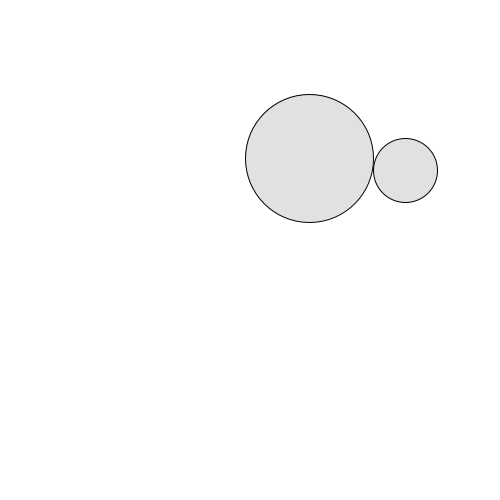
Frame 1 (no input)
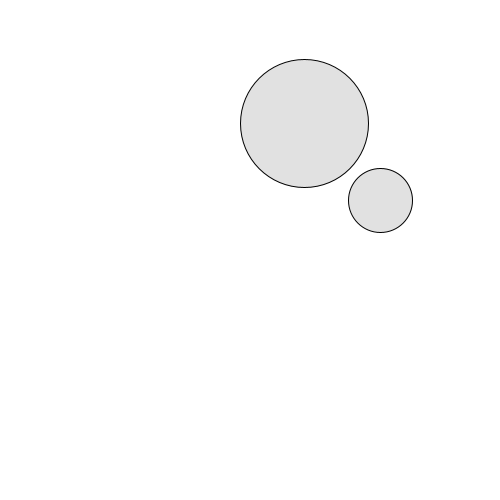
Frame 60 (the mouse pressed at the canvas centre just before this capture)
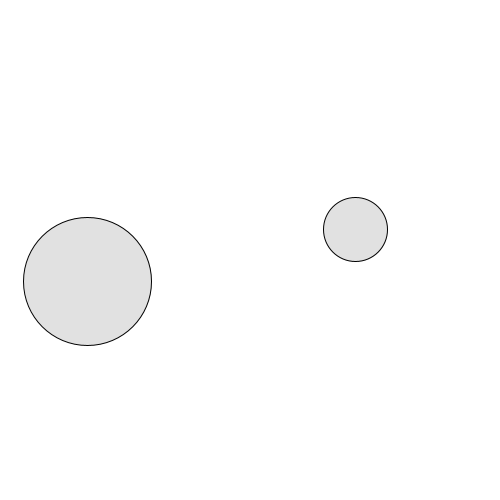
Frame 120 (the mouse held since frame 60 and released just before this capture)

The Processing sketch that drew these frames (run headless with seeded random() and noise(); from frame 60 on, the mouse is pressed at the canvas centre):

// Processing sketch: Ex_move_circle1
// ── Ex_move_circle1.pde
class Ball{
  float r,x,y,xspeed,yspeed;
  color c;
  Ball(float r){
    this.r = r;
    this.x = random(this.r,width-this.r);
    this.y = random(this.r,height-this.r);
    this.xspeed = random(-5,5);
    this.yspeed = random(-5,5);
    this.c = color(100,50);
  }
  void move(){
    this.x += this.xspeed;
    this.y += this.yspeed;
    if (this.x+this.r>width || this.x-this.r<0)
      this.xspeed *= -1;
    if (this.y+this.r>height || this.y-this.r<0)
      this.yspeed *= -1;
  }
  void display(){
    stroke(0);
    fill(this.c);
    ellipse(this.x,this.y,this.r*2,this.r*2);
    this.c = color(100,50);
  }
}
Ball ball1;
Ball ball2;
void setup() {
    size(500,500);
    ball1 = new Ball(64);
    ball2 = new Ball(32);
}
void draw() {
    background(255);
    ball1.move();
    ball2.move();
    ball1.display();
    ball2.display();
}
